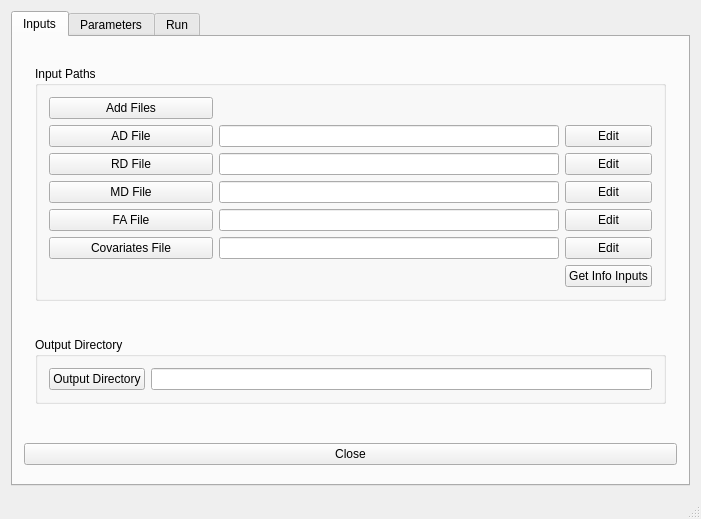
<?xml version="1.0" encoding="UTF-8"?>
<ui version="4.0">
 <class>MainWindow</class>
 <widget class="QMainWindow" name="MainWindow">
  <property name="windowModality">
   <enum>Qt::NonModal</enum>
  </property>
  <property name="geometry">
   <rect>
    <x>0</x>
    <y>0</y>
    <width>701</width>
    <height>519</height>
   </rect>
  </property>
  <property name="windowTitle">
   <string>Find a good title</string>
  </property>
  <widget class="QWidget" name="centralWidget">
   <layout class="QGridLayout" name="gridLayout_5">
    <item row="0" column="0">
     <widget class="QTabWidget" name="tabWidget">
      <property name="currentIndex">
       <number>0</number>
      </property>
      <widget class="QWidget" name="input_output_setting_tab">
       <attribute name="title">
        <string>Inputs</string>
       </attribute>
       <layout class="QVBoxLayout" name="verticalLayout_2">
        <item>
         <spacer name="verticalSpacer">
          <property name="orientation">
           <enum>Qt::Vertical</enum>
          </property>
          <property name="sizeHint" stdset="0">
           <size>
            <width>20</width>
            <height>40</height>
           </size>
          </property>
         </spacer>
        </item>
        <item>
         <widget class="QWidget" name="input_paths_widget" native="true">
          <layout class="QVBoxLayout" name="verticalLayout_7">
           <item>
            <widget class="QGroupBox" name="input_paths_groupBox">
             <property name="title">
              <string>Input Paths</string>
             </property>
             <layout class="QGridLayout" name="gridLayout_4">
              <item row="7" column="4">
               <widget class="QPushButton" name="inputs_info_pushButton">
                <property name="text">
                 <string>Get Info Inputs</string>
                </property>
               </widget>
              </item>
              <item row="4" column="0">
               <widget class="QPushButton" name="inputFAfile_pushButton">
                <property name="text">
                 <string>FA File</string>
                </property>
               </widget>
              </item>
              <item row="3" column="0">
               <widget class="QPushButton" name="inputMDfile_pushButton">
                <property name="text">
                 <string>MD File</string>
                </property>
               </widget>
              </item>
              <item row="2" column="0">
               <widget class="QPushButton" name="inputRDfile_pushButton">
                <property name="text">
                 <string>RD File</string>
                </property>
               </widget>
              </item>
              <item row="1" column="0">
               <widget class="QPushButton" name="inputADfile_pushButton">
                <property name="text">
                 <string>AD File</string>
                </property>
               </widget>
              </item>
              <item row="6" column="0">
               <widget class="QPushButton" name="inputCovariatesfile_pushButton">
                <property name="text">
                 <string>Covariates File</string>
                </property>
               </widget>
              </item>
              <item row="7" column="0">
               <spacer name="horizontalSpacer">
                <property name="orientation">
                 <enum>Qt::Horizontal</enum>
                </property>
                <property name="sizeHint" stdset="0">
                 <size>
                  <width>40</width>
                  <height>20</height>
                 </size>
                </property>
               </spacer>
              </item>
              <item row="7" column="2">
               <spacer name="horizontalSpacer_3">
                <property name="orientation">
                 <enum>Qt::Horizontal</enum>
                </property>
                <property name="sizeHint" stdset="0">
                 <size>
                  <width>40</width>
                  <height>20</height>
                 </size>
                </property>
               </spacer>
              </item>
              <item row="7" column="1">
               <spacer name="horizontalSpacer_2">
                <property name="orientation">
                 <enum>Qt::Horizontal</enum>
                </property>
                <property name="sizeHint" stdset="0">
                 <size>
                  <width>40</width>
                  <height>20</height>
                 </size>
                </property>
               </spacer>
              </item>
              <item row="4" column="1" colspan="3">
               <widget class="QLineEdit" name="para_inputFAfile_lineEdit"/>
              </item>
              <item row="3" column="1" colspan="3">
               <widget class="QLineEdit" name="para_inputMDfile_lineEdit"/>
              </item>
              <item row="2" column="1" colspan="3">
               <widget class="QLineEdit" name="para_inputRDfile_lineEdit"/>
              </item>
              <item row="1" column="1" colspan="3">
               <widget class="QLineEdit" name="para_inputADfile_lineEdit"/>
              </item>
              <item row="1" column="4">
               <widget class="QPushButton" name="editInputADfile_pushButton">
                <property name="text">
                 <string>Edit</string>
                </property>
               </widget>
              </item>
              <item row="0" column="0">
               <widget class="QPushButton" name="inputAllFiles_pushButton">
                <property name="text">
                 <string>Add Files</string>
                </property>
               </widget>
              </item>
              <item row="2" column="4">
               <widget class="QPushButton" name="editInputRDfile_pushButton">
                <property name="text">
                 <string>Edit</string>
                </property>
               </widget>
              </item>
              <item row="3" column="4">
               <widget class="QPushButton" name="editInputMDfile_pushButton">
                <property name="text">
                 <string>Edit</string>
                </property>
               </widget>
              </item>
              <item row="4" column="4">
               <widget class="QPushButton" name="editInputFAfile_pushButton">
                <property name="text">
                 <string>Edit</string>
                </property>
               </widget>
              </item>
              <item row="6" column="1" colspan="3">
               <widget class="QLineEdit" name="para_inputCovariatesfile_lineEdit"/>
              </item>
              <item row="6" column="4">
               <widget class="QPushButton" name="editInputCovariatesfile_pushButton">
                <property name="text">
                 <string>Edit</string>
                </property>
               </widget>
              </item>
             </layout>
            </widget>
           </item>
          </layout>
         </widget>
        </item>
        <item>
         <spacer name="verticalSpacer_2">
          <property name="orientation">
           <enum>Qt::Vertical</enum>
          </property>
          <property name="sizeHint" stdset="0">
           <size>
            <width>20</width>
            <height>40</height>
           </size>
          </property>
         </spacer>
        </item>
        <item>
         <widget class="QWidget" name="output_dir_widget" native="true">
          <layout class="QVBoxLayout" name="verticalLayout_5">
           <item>
            <widget class="QGroupBox" name="output_dir_groupBox">
             <property name="title">
              <string>Output Directory</string>
             </property>
             <layout class="QHBoxLayout" name="horizontalLayout_3">
              <item>
               <widget class="QPushButton" name="output_dir_pushButton">
                <property name="text">
                 <string>Output Directory</string>
                </property>
               </widget>
              </item>
              <item>
               <widget class="QLineEdit" name="para_output_dir_lineEdit"/>
              </item>
             </layout>
            </widget>
           </item>
          </layout>
         </widget>
        </item>
        <item>
         <spacer name="verticalSpacer_3">
          <property name="orientation">
           <enum>Qt::Vertical</enum>
          </property>
          <property name="sizeHint" stdset="0">
           <size>
            <width>20</width>
            <height>40</height>
           </size>
          </property>
         </spacer>
        </item>
        <item>
         <spacer name="verticalSpacer_4">
          <property name="orientation">
           <enum>Qt::Vertical</enum>
          </property>
          <property name="sizeHint" stdset="0">
           <size>
            <width>20</width>
            <height>40</height>
           </size>
          </property>
         </spacer>
        </item>
        <item>
         <spacer name="verticalSpacer_5">
          <property name="orientation">
           <enum>Qt::Vertical</enum>
          </property>
          <property name="sizeHint" stdset="0">
           <size>
            <width>20</width>
            <height>40</height>
           </size>
          </property>
         </spacer>
        </item>
        <item>
         <widget class="QPushButton" name="pushButton">
          <property name="text">
           <string>Close</string>
          </property>
         </widget>
        </item>
        <item>
         <spacer name="verticalSpacer_6">
          <property name="orientation">
           <enum>Qt::Vertical</enum>
          </property>
          <property name="sizeHint" stdset="0">
           <size>
            <width>20</width>
            <height>40</height>
           </size>
          </property>
         </spacer>
        </item>
       </layout>
      </widget>
      <widget class="QWidget" name="Parameters">
       <attribute name="title">
        <string>Parameters</string>
       </attribute>
       <layout class="QVBoxLayout" name="verticalLayout_4">
        <item>
         <widget class="QWidget" name="covariatesParam_widget" native="true">
          <layout class="QGridLayout" name="gridLayout_2">
           <item row="0" column="0">
            <widget class="QGroupBox" name="covariatesParam_groupBox">
             <property name="title">
              <string>Covariates</string>
             </property>
             <layout class="QGridLayout" name="gridLayout_9">
              <item row="2" column="0">
               <widget class="QCheckBox" name="checkBox_2">
                <property name="text">
                 <string>CheckBox</string>
                </property>
                <property name="checked">
                 <bool>true</bool>
                </property>
               </widget>
              </item>
              <item row="0" column="1">
               <widget class="QPushButton" name="para_covariatesuncheckall_pushButton">
                <property name="text">
                 <string>Uncheck All</string>
                </property>
               </widget>
              </item>
              <item row="0" column="0">
               <widget class="QPushButton" name="para_covariatescheckall_pushButton">
                <property name="text">
                 <string>Check All</string>
                </property>
               </widget>
              </item>
              <item row="3" column="0">
               <widget class="QCheckBox" name="checkBox_3">
                <property name="text">
                 <string>CheckBox</string>
                </property>
                <property name="checked">
                 <bool>true</bool>
                </property>
               </widget>
              </item>
              <item row="1" column="0">
               <widget class="QCheckBox" name="checkBox">
                <property name="text">
                 <string>CheckBox</string>
                </property>
                <property name="checked">
                 <bool>true</bool>
                </property>
               </widget>
              </item>
              <item row="0" column="2">
               <spacer name="horizontalSpacer_4">
                <property name="orientation">
                 <enum>Qt::Horizontal</enum>
                </property>
                <property name="sizeHint" stdset="0">
                 <size>
                  <width>40</width>
                  <height>20</height>
                 </size>
                </property>
               </spacer>
              </item>
             </layout>
            </widget>
           </item>
          </layout>
         </widget>
        </item>
        <item>
         <spacer name="verticalSpacer_7">
          <property name="orientation">
           <enum>Qt::Vertical</enum>
          </property>
          <property name="sizeHint" stdset="0">
           <size>
            <width>20</width>
            <height>40</height>
           </size>
          </property>
         </spacer>
        </item>
       </layout>
      </widget>
      <widget class="QWidget" name="Run">
       <attribute name="title">
        <string>Run</string>
       </attribute>
       <layout class="QVBoxLayout" name="verticalLayout_8">
        <item>
         <spacer name="verticalSpacer_8">
          <property name="orientation">
           <enum>Qt::Vertical</enum>
          </property>
          <property name="sizeHint" stdset="0">
           <size>
            <width>20</width>
            <height>40</height>
           </size>
          </property>
         </spacer>
        </item>
        <item>
         <widget class="QWidget" name="executable_widget" native="true">
          <layout class="QVBoxLayout" name="verticalLayout_6">
           <item>
            <widget class="QGroupBox" name="executable_groupBox">
             <property name="title">
              <string>Executable</string>
             </property>
             <layout class="QHBoxLayout" name="horizontalLayout_4">
              <item>
               <widget class="QPushButton" name="matlab_reset_pushButton">
                <property name="text">
                 <string>Matlab</string>
                </property>
               </widget>
              </item>
              <item>
               <widget class="QLineEdit" name="soft_matlab_lineEdit"/>
              </item>
              <item>
               <widget class="QPushButton" name="matlab_pushButton">
                <property name="text">
                 <string>Reset</string>
                </property>
               </widget>
              </item>
             </layout>
            </widget>
           </item>
          </layout>
         </widget>
        </item>
        <item>
         <spacer name="verticalSpacer_9">
          <property name="orientation">
           <enum>Qt::Vertical</enum>
          </property>
          <property name="sizeHint" stdset="0">
           <size>
            <width>20</width>
            <height>40</height>
           </size>
          </property>
         </spacer>
        </item>
        <item>
         <widget class="QWidget" name="run_widget" native="true">
          <layout class="QVBoxLayout" name="verticalLayout_3">
           <item>
            <widget class="QGroupBox" name="run_groupBox">
             <property name="title">
              <string>Run Program</string>
             </property>
             <layout class="QHBoxLayout" name="horizontalLayout_5">
              <item>
               <widget class="QLabel" name="run_label">
                <property name="text">
                 <string>Number of Perms</string>
                </property>
               </widget>
              </item>
              <item>
               <widget class="QSpinBox" name="para_run_spinBox">
                <property name="maximum">
                 <number>500000000</number>
                </property>
                <property name="value">
                 <number>100</number>
                </property>
               </widget>
              </item>
              <item>
               <spacer name="horizontalSpacer_5">
                <property name="orientation">
                 <enum>Qt::Horizontal</enum>
                </property>
                <property name="sizeHint" stdset="0">
                 <size>
                  <width>331</width>
                  <height>20</height>
                 </size>
                </property>
               </spacer>
              </item>
              <item>
               <widget class="QPushButton" name="run_pushButton">
                <property name="text">
                 <string>Run</string>
                </property>
               </widget>
              </item>
             </layout>
            </widget>
           </item>
          </layout>
         </widget>
        </item>
        <item>
         <spacer name="verticalSpacer_10">
          <property name="orientation">
           <enum>Qt::Vertical</enum>
          </property>
          <property name="sizeHint" stdset="0">
           <size>
            <width>20</width>
            <height>40</height>
           </size>
          </property>
         </spacer>
        </item>
       </layout>
      </widget>
     </widget>
    </item>
   </layout>
  </widget>
  <widget class="QStatusBar" name="statusBar"/>
  <widget class="QMenuBar" name="menuBar">
   <property name="enabled">
    <bool>false</bool>
   </property>
   <property name="geometry">
    <rect>
     <x>0</x>
     <y>0</y>
     <width>701</width>
     <height>25</height>
    </rect>
   </property>
  </widget>
 </widget>
 <layoutdefault spacing="6" margin="11"/>
 <resources/>
 <connections>
  <connection>
   <sender>pushButton</sender>
   <signal>clicked()</signal>
   <receiver>MainWindow</receiver>
   <slot>close()</slot>
   <hints>
    <hint type="sourcelabel">
     <x>401</x>
     <y>462</y>
    </hint>
    <hint type="destinationlabel">
     <x>400</x>
     <y>524</y>
    </hint>
   </hints>
  </connection>
 </connections>
</ui>
